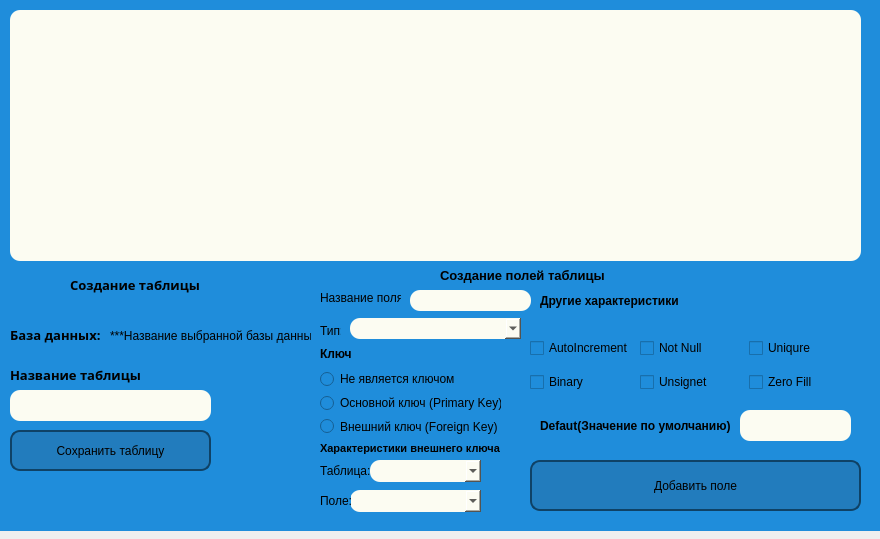
<?xml version="1.0" encoding="UTF-8"?>
<ui version="4.0">
 <class>Create_table</class>
 <widget class="QDialog" name="Create_table">
  <property name="geometry">
   <rect>
    <x>0</x>
    <y>0</y>
    <width>880</width>
    <height>539</height>
   </rect>
  </property>
  <property name="minimumSize">
   <size>
    <width>880</width>
    <height>539</height>
   </size>
  </property>
  <property name="maximumSize">
   <size>
    <width>880</width>
    <height>539</height>
   </size>
  </property>
  <property name="windowTitle">
   <string>Создание таблицы</string>
  </property>
  <widget class="QWidget" name="gridLayoutWidget">
   <property name="geometry">
    <rect>
     <x>0</x>
     <y>0</y>
     <width>881</width>
     <height>531</height>
    </rect>
   </property>
   <layout class="QGridLayout" name="gridLayout">
    <item row="0" column="0">
     <widget class="QWidget" name="widget_4" native="true">
      <property name="styleSheet">
       <string notr="true">background: #1f8ddb</string>
      </property>
      <widget class="QLabel" name="PASSWORD_text_3">
       <property name="geometry">
        <rect>
         <x>10</x>
         <y>360</y>
         <width>131</width>
         <height>30</height>
        </rect>
       </property>
       <property name="font">
        <font>
         <family>Microsoft JhengHei</family>
         <pointsize>10</pointsize>
         <weight>75</weight>
         <bold>true</bold>
        </font>
       </property>
       <property name="text">
        <string>Название таблицы:</string>
       </property>
      </widget>
      <widget class="QLineEdit" name="name_table">
       <property name="geometry">
        <rect>
         <x>10</x>
         <y>390</y>
         <width>201</width>
         <height>31</height>
        </rect>
       </property>
       <property name="styleSheet">
        <string notr="true">background: #fcfcf2;   border-radius: 10px;</string>
       </property>
      </widget>
      <widget class="QLineEdit" name="name_pole">
       <property name="geometry">
        <rect>
         <x>410</x>
         <y>290</y>
         <width>121</width>
         <height>21</height>
        </rect>
       </property>
       <property name="styleSheet">
        <string notr="true">background: #fcfcf2;   border-radius: 10px;</string>
       </property>
      </widget>
      <widget class="QPushButton" name="save_create_table_button">
       <property name="geometry">
        <rect>
         <x>10</x>
         <y>430</y>
         <width>201</width>
         <height>41</height>
        </rect>
       </property>
       <property name="styleSheet">
        <string notr="true">QPushButton {
    border: 2px solid #0f4266;
    border-radius: 10px;
    background: #227cbd;
    padding: 5px;
    }

QPushButton:hover {
    background: #31c3d6;
    }</string>
       </property>
       <property name="text">
        <string>Сохранить таблицу</string>
       </property>
      </widget>
      <widget class="QLabel" name="PASSWORD_text_4">
       <property name="geometry">
        <rect>
         <x>10</x>
         <y>320</y>
         <width>91</width>
         <height>30</height>
        </rect>
       </property>
       <property name="font">
        <font>
         <family>Microsoft JhengHei</family>
         <pointsize>10</pointsize>
         <weight>75</weight>
         <bold>true</bold>
        </font>
       </property>
       <property name="text">
        <string>База данных:</string>
       </property>
      </widget>
      <widget class="QLabel" name="name_used_database">
       <property name="geometry">
        <rect>
         <x>110</x>
         <y>320</y>
         <width>201</width>
         <height>31</height>
        </rect>
       </property>
       <property name="text">
        <string>***Название выбранной базы данных</string>
       </property>
      </widget>
      <widget class="QLabel" name="label_2">
       <property name="geometry">
        <rect>
         <x>320</x>
         <y>290</y>
         <width>81</width>
         <height>16</height>
        </rect>
       </property>
       <property name="text">
        <string>Название поля:</string>
       </property>
      </widget>
      <widget class="QLabel" name="label_3">
       <property name="geometry">
        <rect>
         <x>320</x>
         <y>320</y>
         <width>21</width>
         <height>21</height>
        </rect>
       </property>
       <property name="text">
        <string>Тип:</string>
       </property>
      </widget>
      <widget class="QLabel" name="label_4">
       <property name="geometry">
        <rect>
         <x>440</x>
         <y>265</y>
         <width>171</width>
         <height>21</height>
        </rect>
       </property>
       <property name="font">
        <font>
         <pointsize>10</pointsize>
         <weight>75</weight>
         <bold>true</bold>
        </font>
       </property>
       <property name="text">
        <string>Создание полей таблицы</string>
       </property>
      </widget>
      <widget class="QPushButton" name="save_create_pole_button">
       <property name="geometry">
        <rect>
         <x>530</x>
         <y>460</y>
         <width>331</width>
         <height>51</height>
        </rect>
       </property>
       <property name="styleSheet">
        <string notr="true">QPushButton {
    border: 2px solid #0f4266;
    border-radius: 10px;
    background: #227cbd;
    padding: 5px;
    }

QPushButton:hover {
    background: #31c3d6;
    }</string>
       </property>
       <property name="text">
        <string>Добавить поле</string>
       </property>
      </widget>
      <widget class="QWidget" name="gridLayoutWidget_2">
       <property name="geometry">
        <rect>
         <x>530</x>
         <y>330</y>
         <width>321</width>
         <height>71</height>
        </rect>
       </property>
       <layout class="QGridLayout" name="gridLayout_2">
        <item row="0" column="2">
         <widget class="QCheckBox" name="Uniqure">
          <property name="text">
           <string>Uniqure</string>
          </property>
         </widget>
        </item>
        <item row="0" column="1">
         <widget class="QCheckBox" name="NotNull">
          <property name="text">
           <string>Not Null</string>
          </property>
         </widget>
        </item>
        <item row="1" column="1">
         <widget class="QCheckBox" name="Unsignet">
          <property name="text">
           <string>Unsignet</string>
          </property>
         </widget>
        </item>
        <item row="1" column="0">
         <widget class="QCheckBox" name="Binary">
          <property name="text">
           <string>Binary</string>
          </property>
         </widget>
        </item>
        <item row="0" column="0">
         <widget class="QCheckBox" name="AutoIncrement">
          <property name="text">
           <string>AutoIncrement</string>
          </property>
         </widget>
        </item>
        <item row="1" column="2">
         <widget class="QCheckBox" name="Zerofill">
          <property name="text">
           <string>Zero Fill</string>
          </property>
         </widget>
        </item>
       </layout>
      </widget>
      <widget class="QTableWidget" name="table_with_pole">
       <property name="geometry">
        <rect>
         <x>10</x>
         <y>10</y>
         <width>851</width>
         <height>251</height>
        </rect>
       </property>
       <property name="styleSheet">
        <string notr="true">background: #fcfcf2;   border-radius: 10px;</string>
       </property>
      </widget>
      <widget class="QComboBox" name="type_pole">
       <property name="geometry">
        <rect>
         <x>350</x>
         <y>318</y>
         <width>171</width>
         <height>21</height>
        </rect>
       </property>
       <property name="styleSheet">
        <string notr="true">background: #fcfcf2;   border-radius: 10px;</string>
       </property>
      </widget>
      <widget class="QComboBox" name="pole_ForeignKey">
       <property name="geometry">
        <rect>
         <x>350</x>
         <y>490</y>
         <width>131</width>
         <height>22</height>
        </rect>
       </property>
       <property name="styleSheet">
        <string notr="true">background: #fcfcf2;   border-radius: 10px;</string>
       </property>
      </widget>
      <widget class="QLabel" name="label_6">
       <property name="geometry">
        <rect>
         <x>320</x>
         <y>460</y>
         <width>51</width>
         <height>21</height>
        </rect>
       </property>
       <property name="text">
        <string>Таблица:</string>
       </property>
      </widget>
      <widget class="QComboBox" name="table_ForeignKey">
       <property name="geometry">
        <rect>
         <x>370</x>
         <y>460</y>
         <width>111</width>
         <height>22</height>
        </rect>
       </property>
       <property name="styleSheet">
        <string notr="true">background: #fcfcf2;   border-radius: 10px;</string>
       </property>
      </widget>
      <widget class="QLabel" name="label_7">
       <property name="geometry">
        <rect>
         <x>320</x>
         <y>490</y>
         <width>31</width>
         <height>21</height>
        </rect>
       </property>
       <property name="text">
        <string>Поле:</string>
       </property>
      </widget>
      <widget class="QLabel" name="label_5">
       <property name="geometry">
        <rect>
         <x>320</x>
         <y>344</y>
         <width>41</width>
         <height>20</height>
        </rect>
       </property>
       <property name="font">
        <font>
         <weight>75</weight>
         <bold>true</bold>
        </font>
       </property>
       <property name="text">
        <string>Ключ</string>
       </property>
      </widget>
      <widget class="QLabel" name="label_8">
       <property name="geometry">
        <rect>
         <x>540</x>
         <y>290</y>
         <width>161</width>
         <height>21</height>
        </rect>
       </property>
       <property name="font">
        <font>
         <weight>75</weight>
         <bold>true</bold>
        </font>
       </property>
       <property name="text">
        <string>Другие характеристики</string>
       </property>
      </widget>
      <widget class="QLabel" name="label_9">
       <property name="geometry">
        <rect>
         <x>540</x>
         <y>410</y>
         <width>191</width>
         <height>31</height>
        </rect>
       </property>
       <property name="font">
        <font>
         <weight>75</weight>
         <bold>true</bold>
        </font>
       </property>
       <property name="text">
        <string>Defaut(Значение по умолчанию)</string>
       </property>
      </widget>
      <widget class="QLineEdit" name="Defaut">
       <property name="geometry">
        <rect>
         <x>740</x>
         <y>410</y>
         <width>111</width>
         <height>31</height>
        </rect>
       </property>
       <property name="styleSheet">
        <string notr="true">background: #fcfcf2;   border-radius: 10px;</string>
       </property>
      </widget>
      <widget class="QLabel" name="PASSWORD_text_5">
       <property name="geometry">
        <rect>
         <x>70</x>
         <y>270</y>
         <width>131</width>
         <height>30</height>
        </rect>
       </property>
       <property name="font">
        <font>
         <family>Microsoft JhengHei</family>
         <pointsize>10</pointsize>
         <weight>75</weight>
         <bold>true</bold>
        </font>
       </property>
       <property name="text">
        <string>Создание таблицы</string>
       </property>
      </widget>
      <widget class="QWidget" name="verticalLayoutWidget">
       <property name="geometry">
        <rect>
         <x>320</x>
         <y>370</y>
         <width>181</width>
         <height>65</height>
        </rect>
       </property>
       <layout class="QVBoxLayout" name="verticalLayout">
        <item>
         <widget class="QRadioButton" name="Not_Key">
          <property name="text">
           <string>Не является ключом</string>
          </property>
         </widget>
        </item>
        <item>
         <widget class="QRadioButton" name="PrimaryKey_Button">
          <property name="text">
           <string>Основной ключ (Primary Key)</string>
          </property>
         </widget>
        </item>
        <item>
         <widget class="QRadioButton" name="ForeignKey_Button_2">
          <property name="text">
           <string>Внешний ключ (Foreign Key)</string>
          </property>
         </widget>
        </item>
       </layout>
      </widget>
      <widget class="QLabel" name="label_11">
       <property name="geometry">
        <rect>
         <x>320</x>
         <y>440</y>
         <width>211</width>
         <height>16</height>
        </rect>
       </property>
       <property name="font">
        <font>
         <pointsize>8</pointsize>
         <weight>75</weight>
         <bold>true</bold>
        </font>
       </property>
       <property name="text">
        <string>Характеристики внешнего ключа</string>
       </property>
      </widget>
     </widget>
    </item>
   </layout>
  </widget>
 </widget>
 <resources/>
 <connections/>
</ui>
